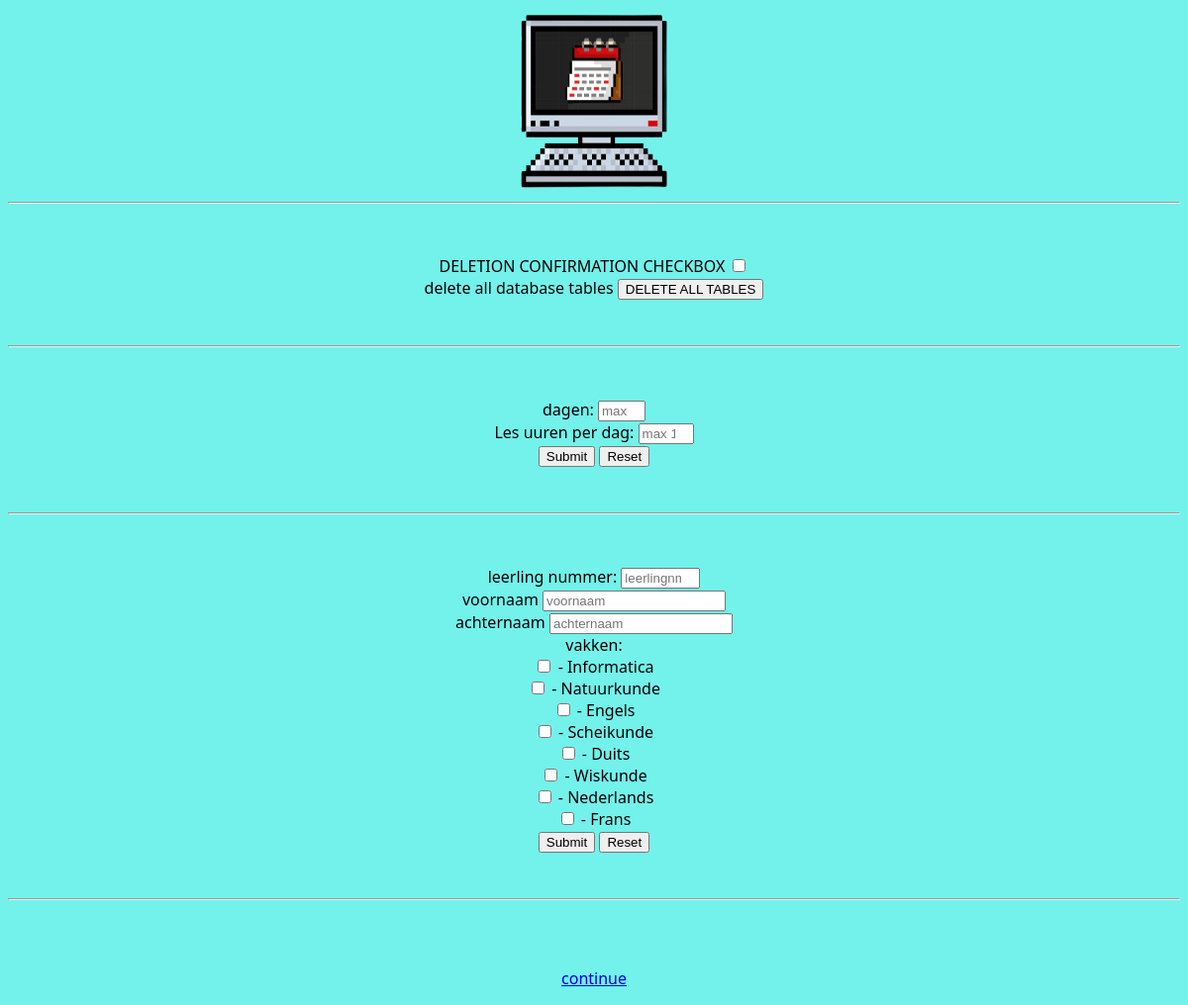
/invoer, run on an earlier commit of the app's database.
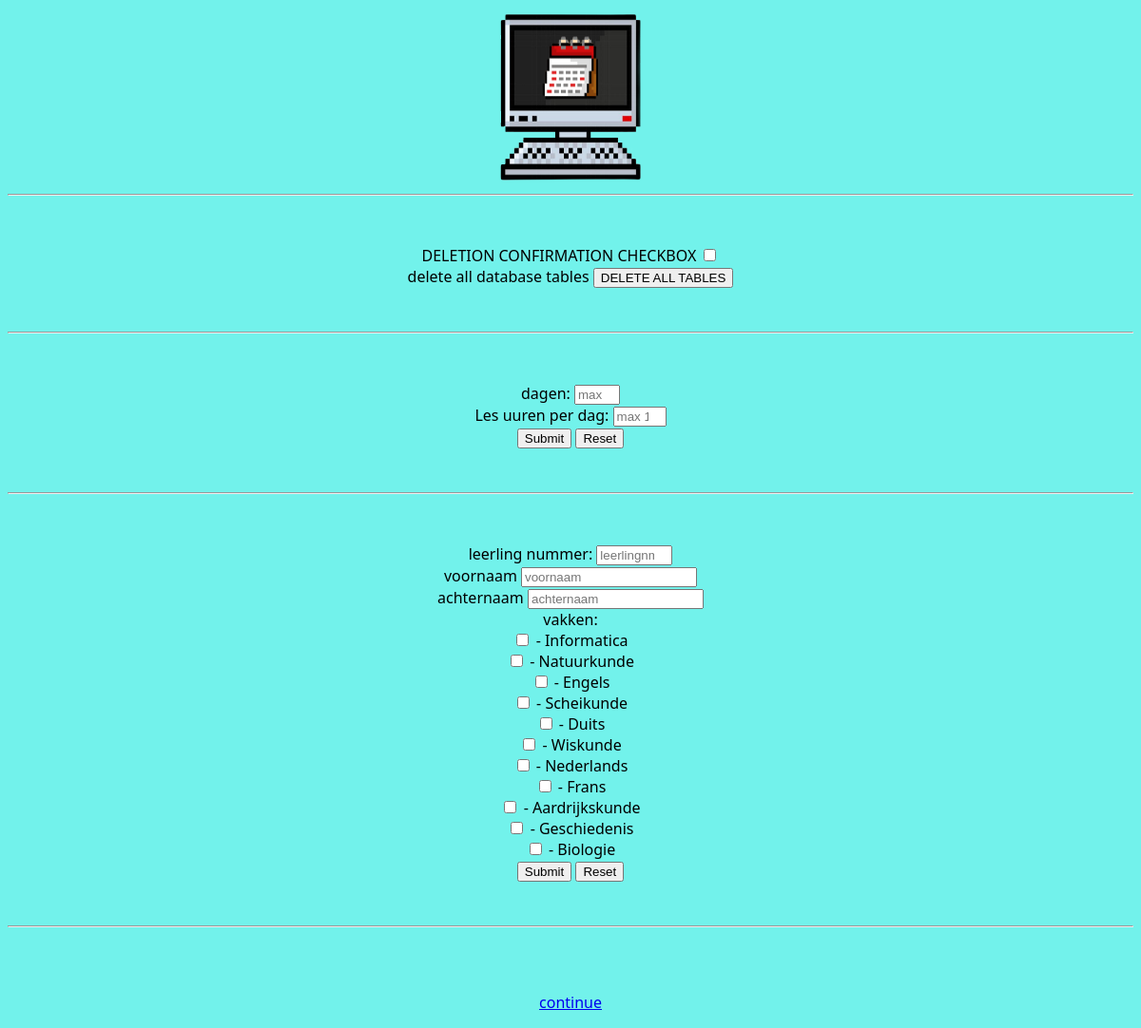
And on a later commit of the database.
### tables this page shows
CREATE TABLE vakken (
                vakid INTEGER UNIQUE,
                vaknaam TEXT,
                vakuur INTEGER
            );

### app.py (the view, shortened to what this page needs)
@app.route('/invoer', methods=['post', 'get'])
def invoer():
    vakken = database.get_vakken().tolist()
    return render_template("menu2.html", vakken=vakken)

### database.py (called while the page is built)
def get_vakken():
    conn = sqlite3.connect("gegevens.db")
    with conn:
        c = conn.cursor()
        try:
            c.execute("""
                SELECT *
                FROM vakken
            """)
            datalist = c.fetchall()
            data = np.array(datalist)
            print("vakken opgehaalt")
        except:
            print("kon vakken niet ophalen")
        else:
            return data

### templates/Menu2.html (shortened to what this page needs)
<!DOCTYPE html>
<html lang="nl">
<head>
    <link rel="stylesheet" type="text/css" href="/static/laad.css">
</head>
<body>
    <a href="/">
        <img src="{{url_for('static', filename='logo website.png')}}" alt="Logo"
            title="The Perfect Schedule-onator 3000" width="150" height="188">
    </a>
    <br>
    <hr>
    <br><br>
    <form action="/invoer" method="post">
        <label for="delconfirm">DELETION CONFIRMATION CHECKBOX</label>
        <input type="checkbox" value="1" name="delconfirm" id="delconfirm"><br>
        <label for="droptables">delete all database tables</label>
        <input type="submit" id="droptables" name="droptables" value="DELETE ALL TABLES">
    </form>
    <br>
    <hr>
    <br><br>
    <form action="/invoer" method="post">
        <label for="dagen">dagen: </label>
        <input type="number" id="dagen" name="dagen" min="1" max="7" placeholder="max 7" size="6" required>
        <br>
        <label for="uuren_per_dag">Les uuren per dag: </label>
        <input type="number" id="uuren_per_dag" name="uuren_per_dag" min="1" max="15" placeholder="max 15" size="7"
            required>
        <br>
        <input type="submit" id="dag" name="dag" value="Submit">
        <input type="reset">
    </form>
    <br>
    <hr>
    <br><br>
    <form action="/invoer" method="post">
        <label for="leerlingnmr">leerling nummer: </label>
        <input type="number" id="leerlingnmr" name="leerlingnmr" min="0" max="32767" placeholder="leerlingnmr" required>
        <br>
        <label for="voornaam">voornaam</label>
        <input type="text" name="voornaam" id="voornaam" placeholder="voornaam" required>
        <br>
        <label for="achternaam">achternaam</label>
        <input type="text" name="achternaam" id="achternaam" placeholder="achternaam" required>
        <br>
        vakken:<br>
        {%for vak in vakken%}
        <input type="checkbox" value="{{vak[0]}}" name="vak" id="{{vak[0]}}">
        <label for="{{vak[0]}}"> - {{vak[1]}}</label>
        <br>
        {%endfor%}
        <input type="submit" id="leerling" name="leerling" value="Submit">
        <input type="reset">
    </form>
    <br>
    <hr>
    <br><br>
    <p>
        <a href="/laad">continue</a>
    </p>
</body>
</html>

What changed in the data, as far as the page shows it:
added vakken: vaknaam "Aardrijkskunde"
added vakken: vaknaam "Geschiedenis"
added vakken: vaknaam "Biologie"
